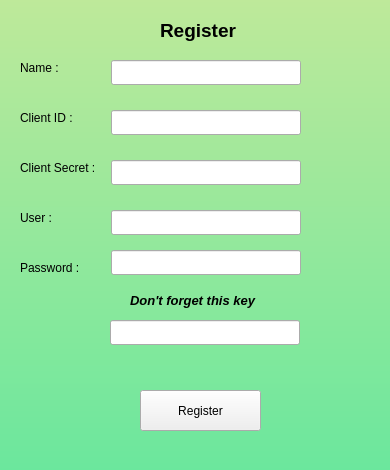
<?xml version="1.0" encoding="UTF-8"?>
<ui version="4.0">
 <class>Register_ttlock</class>
 <widget class="QMainWindow" name="Register_ttlock">
  <property name="geometry">
   <rect>
    <x>0</x>
    <y>0</y>
    <width>390</width>
    <height>470</height>
   </rect>
  </property>
  <property name="windowTitle">
   <string>MainWindow</string>
  </property>
  <property name="styleSheet">
   <string notr="true"/>
  </property>
  <widget class="QWidget" name="centralwidget">
   <widget class="QLineEdit" name="name_entry">
    <property name="geometry">
     <rect>
      <x>111</x>
      <y>60</y>
      <width>190</width>
      <height>25</height>
     </rect>
    </property>
   </widget>
   <widget class="QLineEdit" name="cliente_id_entry">
    <property name="geometry">
     <rect>
      <x>111</x>
      <y>110</y>
      <width>190</width>
      <height>25</height>
     </rect>
    </property>
   </widget>
   <widget class="QLineEdit" name="cliente_secret_entry">
    <property name="geometry">
     <rect>
      <x>111</x>
      <y>160</y>
      <width>190</width>
      <height>25</height>
     </rect>
    </property>
   </widget>
   <widget class="QLineEdit" name="user_entry">
    <property name="geometry">
     <rect>
      <x>111</x>
      <y>210</y>
      <width>190</width>
      <height>25</height>
     </rect>
    </property>
   </widget>
   <widget class="QLineEdit" name="password_entry">
    <property name="geometry">
     <rect>
      <x>111</x>
      <y>250</y>
      <width>190</width>
      <height>25</height>
     </rect>
    </property>
   </widget>
   <widget class="QPushButton" name="register_button">
    <property name="geometry">
     <rect>
      <x>140</x>
      <y>390</y>
      <width>121</width>
      <height>41</height>
     </rect>
    </property>
    <property name="styleSheet">
     <string notr="true"/>
    </property>
    <property name="text">
     <string>Register</string>
    </property>
   </widget>
   <widget class="QLabel" name="client_id_label">
    <property name="geometry">
     <rect>
      <x>20</x>
      <y>110</y>
      <width>81</width>
      <height>16</height>
     </rect>
    </property>
    <property name="text">
     <string>Client ID :</string>
    </property>
   </widget>
   <widget class="QLabel" name="name_label">
    <property name="geometry">
     <rect>
      <x>20</x>
      <y>60</y>
      <width>71</width>
      <height>16</height>
     </rect>
    </property>
    <property name="text">
     <string>Name :</string>
    </property>
   </widget>
   <widget class="QLabel" name="user_label">
    <property name="geometry">
     <rect>
      <x>20</x>
      <y>210</y>
      <width>61</width>
      <height>16</height>
     </rect>
    </property>
    <property name="text">
     <string>User :</string>
    </property>
   </widget>
   <widget class="QLabel" name="password_label">
    <property name="geometry">
     <rect>
      <x>20</x>
      <y>260</y>
      <width>71</width>
      <height>16</height>
     </rect>
    </property>
    <property name="text">
     <string>Password :</string>
    </property>
   </widget>
   <widget class="QLabel" name="client_secret_label">
    <property name="geometry">
     <rect>
      <x>20</x>
      <y>160</y>
      <width>81</width>
      <height>16</height>
     </rect>
    </property>
    <property name="text">
     <string>Client Secret :</string>
    </property>
   </widget>
   <widget class="QLabel" name="register_label">
    <property name="geometry">
     <rect>
      <x>160</x>
      <y>10</y>
      <width>101</width>
      <height>41</height>
     </rect>
    </property>
    <property name="font">
     <font>
      <pointsize>14</pointsize>
      <weight>75</weight>
      <bold>true</bold>
     </font>
    </property>
    <property name="text">
     <string>Register</string>
    </property>
   </widget>
   <widget class="QFrame" name="frame">
    <property name="geometry">
     <rect>
      <x>-70</x>
      <y>-30</y>
      <width>511</width>
      <height>551</height>
     </rect>
    </property>
    <property name="styleSheet">
     <string notr="true">background-color: qlineargradient(spread:pad, x1:0, y1:0, x3:1, y2:2, stop:0 rgba(195, 233, 154), stop:1 rgba(1, 229, 161, 255));</string>
    </property>
    <property name="frameShape">
     <enum>QFrame::StyledPanel</enum>
    </property>
    <property name="frameShadow">
     <enum>QFrame::Raised</enum>
    </property>
   </widget>
   <widget class="QLabel" name="key_label">
    <property name="geometry">
     <rect>
      <x>130</x>
      <y>290</y>
      <width>151</width>
      <height>21</height>
     </rect>
    </property>
    <property name="font">
     <font>
      <pointsize>10</pointsize>
      <weight>75</weight>
      <italic>true</italic>
      <bold>true</bold>
      <underline>false</underline>
      <strikeout>false</strikeout>
     </font>
    </property>
    <property name="text">
     <string>Don't forget this key</string>
    </property>
   </widget>
   <widget class="QLineEdit" name="key_entry">
    <property name="geometry">
     <rect>
      <x>110</x>
      <y>320</y>
      <width>190</width>
      <height>25</height>
     </rect>
    </property>
    <property name="toolTip">
     <string/>
    </property>
    <property name="accessibleDescription">
     <string/>
    </property>
   </widget>
   <zorder>frame</zorder>
   <zorder>name_entry</zorder>
   <zorder>cliente_id_entry</zorder>
   <zorder>cliente_secret_entry</zorder>
   <zorder>user_entry</zorder>
   <zorder>password_entry</zorder>
   <zorder>register_button</zorder>
   <zorder>client_id_label</zorder>
   <zorder>name_label</zorder>
   <zorder>user_label</zorder>
   <zorder>password_label</zorder>
   <zorder>client_secret_label</zorder>
   <zorder>register_label</zorder>
   <zorder>key_label</zorder>
   <zorder>key_entry</zorder>
  </widget>
 </widget>
 <resources/>
 <connections/>
</ui>
